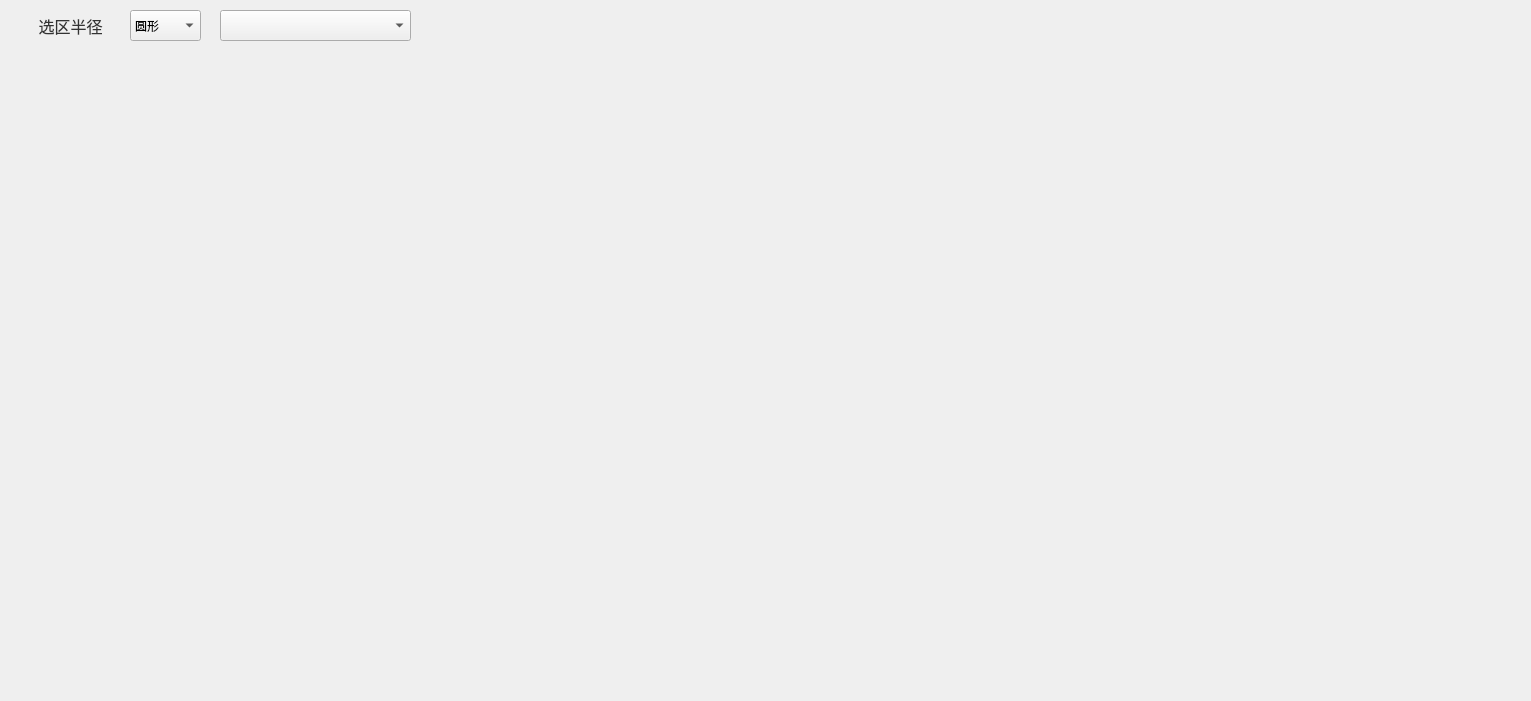
<?xml version="1.0" encoding="UTF-8"?>
<ui version="4.0">
 <class>MouseSize</class>
 <widget class="QWidget" name="MouseSize">
  <property name="geometry">
   <rect>
    <x>0</x>
    <y>0</y>
    <width>1531</width>
    <height>701</height>
   </rect>
  </property>
  <property name="sizePolicy">
   <sizepolicy hsizetype="Maximum" vsizetype="Maximum">
    <horstretch>0</horstretch>
    <verstretch>0</verstretch>
   </sizepolicy>
  </property>
  <property name="minimumSize">
   <size>
    <width>1531</width>
    <height>701</height>
   </size>
  </property>
  <property name="maximumSize">
   <size>
    <width>1531</width>
    <height>701</height>
   </size>
  </property>
  <property name="windowTitle">
   <string>Form</string>
  </property>
  <widget class="QLabel" name="label_29">
   <property name="geometry">
    <rect>
     <x>30</x>
     <y>10</y>
     <width>81</width>
     <height>31</height>
    </rect>
   </property>
   <property name="styleSheet">
    <string notr="true">font-family: PingFang SC;
font-style: normal;
font-weight: normal;
font-size: 16px;
line-height: 22px;

color: #333333;</string>
   </property>
   <property name="text">
    <string>选区半径</string>
   </property>
   <property name="alignment">
    <set>Qt::AlignCenter</set>
   </property>
  </widget>
  <widget class="QComboBox" name="comboBox">
   <property name="geometry">
    <rect>
     <x>220</x>
     <y>10</y>
     <width>191</width>
     <height>31</height>
    </rect>
   </property>
  </widget>
  <widget class="QComboBox" name="comboBox_2">
   <property name="geometry">
    <rect>
     <x>130</x>
     <y>10</y>
     <width>71</width>
     <height>31</height>
    </rect>
   </property>
   <item>
    <property name="text">
     <string>圆形</string>
    </property>
   </item>
   <item>
    <property name="text">
     <string>正方形</string>
    </property>
   </item>
  </widget>
 </widget>
 <resources/>
 <connections/>
</ui>
